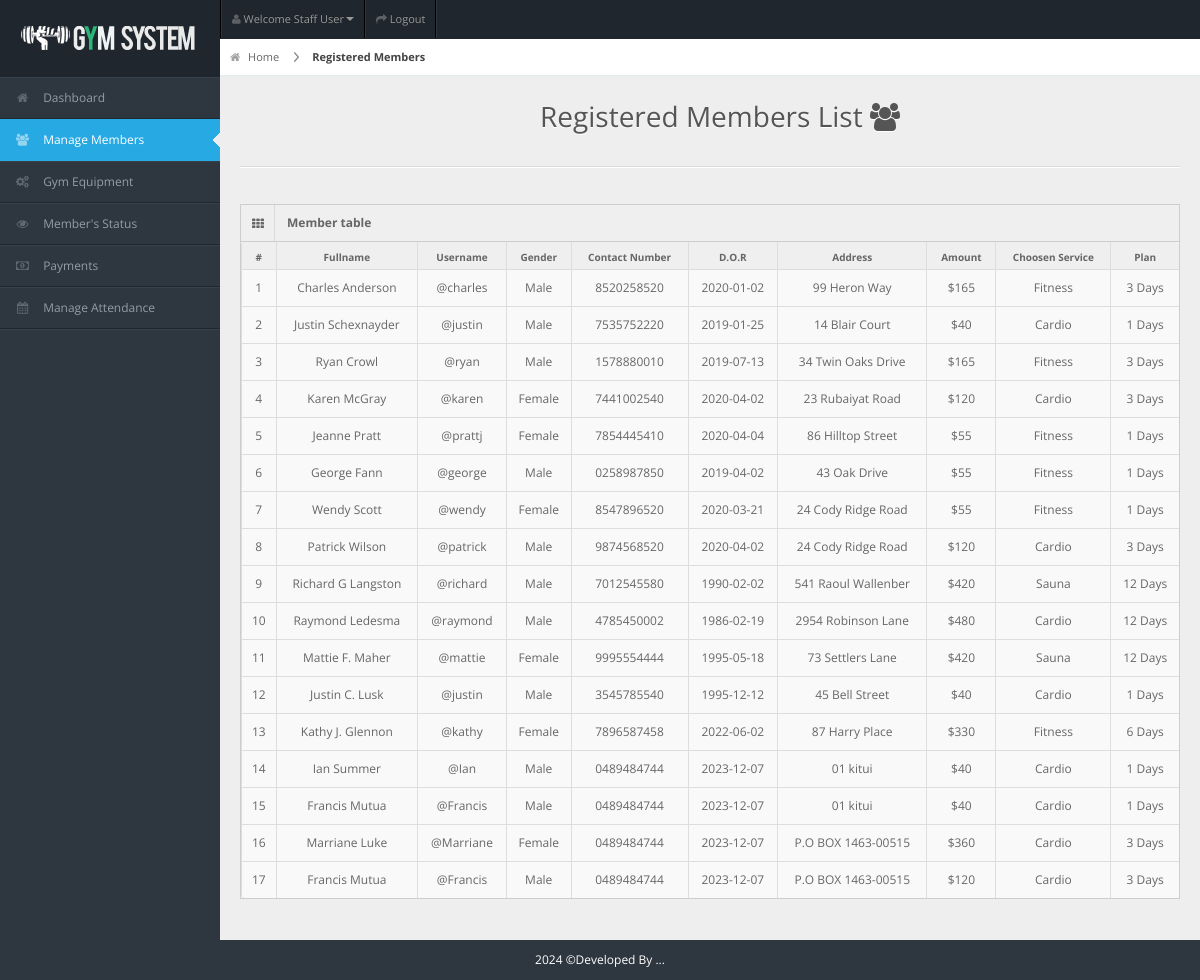
/staff/staff-pages/members.php (signed in), run on the app's committed database.
### tables this page shows
CREATE TABLE `members` (
  `user_id` int(11) NOT NULL,
  `fullname` varchar(20) NOT NULL,
  `username` varchar(20) NOT NULL,
  `password` varchar(100) NOT NULL,
  `gender` varchar(20) NOT NULL,
  `dor` date NOT NULL,
  `services` varchar(50) NOT NULL,
  `amount` int(11) NOT NULL,
  `paid_date` date NOT NULL,
  `p_year` int(11) NOT NULL,
  `plan` varchar(100) NOT NULL,
  `address` varchar(20) NOT NULL,
  `contact` varchar(10) NOT NULL,
  `status` varchar(20) NOT NULL DEFAULT 'Active',
  `attendance_count` int(11) DEFAULT 0,
  `ini_weight` int(11) NOT NULL DEFAULT 0,
  `curr_weight` int(11) NOT NULL DEFAULT 0,
  `ini_bodytype` varchar(50) DEFAULT '',
  `curr_bodytype` varchar(50) DEFAULT '',
  `progress_date` date DEFAULT NULL,
  `reminder` int(11) NOT NULL DEFAULT 0
);

### staff/staff-pages/members.php (the view, shortened to what this page needs)
<!DOCTYPE html>
<html lang="en">
<head>
<link rel="stylesheet" href="../css/bootstrap.min.css" />
<link rel="stylesheet" href="../css/bootstrap-responsive.min.css" />
<link rel="stylesheet" href="../css/fullcalendar.css" />
<link rel="stylesheet" href="../css/matrix-style.css" />
<link rel="stylesheet" href="../css/matrix-media.css" />
<link href="../font-awesome/css/font-awesome.css" rel="stylesheet" />
<link rel="stylesheet" href="../css/jquery.gritter.css" />
</head>
<body>
<div id="header">
  <h1><a href="dashboard.html">Gym</a></h1>
</div>
<?php include '../includes/header.php'?>
<?php $page="member"; include '../includes/sidebar.php'?>
<div id="content">
  <div id="content-header">
    <div id="breadcrumb"> <a href="#" title="Go to Home" class="tip-bottom"><i class="icon-home"></i> Home</a> <a href="#" class="current">Registered Members</a> </div>
    <h1 class="text-center">Registered Members List <i class="icon icon-group"></i></h1>
  </div>
  <div class="container-fluid">
    <hr>
    <div class="row-fluid">
      <div class="span12">
      <div class='widget-box'>
          <div class='widget-title'> <span class='icon'> <i class='icon-th'></i> </span>
            <h5>Member table</h5>
          </div>
          <div class='widget-content nopadding'>
	  <?php
      $qry="select * from members";
      $cnt = 1;
        $result=mysqli_query($conn,$qry);
          echo"<table class='table table-bordered table-striped'>
              <thead>
                <tr>
                  <th>#</th>
                  <th>Fullname</th>
                  <th>Username</th>
                  <th>Gender</th>
                  <th>Contact Number</th>
                  <th>D.O.R</th>
                  <th>Address</th>
                  <th>Amount</th>
                  <th>Choosen Service</th>
                  <th>Plan</th>
                </tr>
              </thead>";
            while($row=mysqli_fetch_array($result)){
            echo"<tbody>
                <td><div class='text-center'>".$cnt."</div></td>
                <td><div class='text-center'>".$row['fullname']."</div></td>
                <td><div class='text-center'>@".$row['username']."</div></td>
                <td><div class='text-center'>".$row['gender']."</div></td>
                <td><div class='text-center'>".$row['contact']."</div></td>
                <td><div class='text-center'>".$row['dor']."</div></td>
                <td><div class='text-center'>".$row['address']."</div></td>
                <td><div class='text-center'>$".$row['amount']."</div></td>
                <td><div class='text-center'>".$row['services']."</div></td>
                <td><div class='text-center'>".$row['plan']." Days</div></td>
              </tbody>";
          $cnt++;  }
            ?>
            </table>
          </div>
        </div>
      </div>
    </div>
  </div>
</div>
<div class="row-fluid">
  <div id="footer" class="span12"> <?php echo date("Y");?> &copy;Developed By ...</a> </div>
</div>
</body>
</html>

### staff/css/matrix-style.css (style rules this page uses)
* { outline: none !important; -moz-outline: none !important; }
html, body { height: 100%; }
body { overflow-x: hidden; margin-top: -10px; font-family: "Open Sans", sans-serif; font-size: 12px; color: #666; }
a { color: #666; }
select, textarea, input[type="text"], input[type="password"], input[type="datetime"], input[type="datetime-local"], input[type="date"], input[type="month"], input[type="time"], input[type="week"], input[type="number"], input[type="email"], input[type="url"], input[type="search"], input[type="tel"], input[type="color"], .uneditable-input, .label, .dropdown-menu, .btn, .well, .progress, .table-bordered, .btn-group > .btn:first-child, .btn-group > .btn:last-child, .btn-group > .btn:last-child, .btn-group > .dropdown-toggle, .alert { border-radius: 0px; }
#footer { padding: 10px; text-align: center; }
hr { border-top-color: #dadada; }
#header { height: 77px; position: relative; width: 100%; z-index: -9; }
#header h1 { background: url("../img/icontest3.png") no-repeat scroll 0 0 transparent; height: 31px; left: 20px; line-height: 600px; overflow: hidden; position: relative; top: 26px; width: 191px; }
#header h1 a { display: block; }
#content { background: none repeat scroll 0 0 #eeeeee; margin-left: 220px; margin-right: 0; padding-bottom: 25px; position: relative; min-height: 100%; width: auto; }
#content-header { position: abslute; width: 100%; margin-top: -38px; z-index: 20; }
#content-header h1 { color: #555555; font-size: 28px; font-weight: normal; float: none; text-shadow: 0 1px 0 #ffffff; margin-left: 20px; position: relative; }
#content-header h1, #content-header .btn-group { margin-top: 20px; }
#breadcrumb { background-color: #fff; border-bottom: 1px solid #e3ebed; }
#breadcrumb a { padding: 8px 20px 8px 10px; display: inline-block; background-image: url("../img/breadcrumb.png"); background-position: center right; background-repeat: no-repeat; font-size: 11px; color: #666666; }
#breadcrumb a:last-child { background-image: none; }
#breadcrumb a.current { font-weight: bold; color: #444444; }
#breadcrumb a i { margin-right: 5px; opacity: 0.6; }
.widget-box { background: none repeat scroll 0 0 #f9f9f9; border-left: 1px solid #cdcdcd; border-top: 1px solid #cdcdcd; border-right: 1px solid #cdcdcd; clear: both; margin-top: 16px; margin-bottom: 16px; position: relative; }
.widget-title, .modal-header, .table th, div.dataTables_wrapper .ui-widget-header { background: #efefef; border-bottom: 1px solid #cdcdcd; height: 36px; }
.widget-title span.icon { padding: 9px 10px 7px 11px; float: left; border-right: 1px solid #dadada; }
.widget-title h5 { color: #666; float: left; font-size: 12px; font-weight: bold; padding: 12px; line-height: 12px; margin: 0; }
.widget-content { padding: 15px; border-bottom: 1px solid #cdcdcd; }
.table th { height: auto; font-size: 10px; padding: 5px 10px 2px; border-bottom: 0; text-align: center; color: #666666; }
.nopadding { padding: 0 !important; }
.nopadding .table { margin-bottom: 0; }
.nopadding .table-bordered { border: 0; }

### staff/css/matrix-media.css (style rules this page uses)
body { background:#2E363F; }
#header { background-color: #1f262d; margin-top:10px; }

### staff/staff-pages/members.php (style rules this page uses)
#footer { color: white; }

### data on the page
members: fullname "Charles Anderson", username "charles", gender "Male", contact "8520258520", dor "2020-01-02", address "99 Heron Way", amount "165", services "Fitness", plan "3"
members: fullname "Justin Schexnayder", username "justin", gender "Male", contact "7535752220", dor "2019-01-25", address "14 Blair Court", amount "40", services "Cardio", plan "1"
members: fullname "Ryan Crowl", username "ryan", gender "Male", contact "1578880010", dor "2019-07-13", address "34 Twin Oaks Drive", amount "165", services "Fitness", plan "3"
members: fullname "Karen McGray", username "karen", gender "Female", contact "7441002540", dor "2020-04-02", address "23 Rubaiyat Road", amount "120", services "Cardio", plan "3"
members: fullname "Jeanne Pratt", username "prattj", gender "Female", contact "7854445410", dor "2020-04-04", address "86 Hilltop Street", amount "55", services "Fitness", plan "1"
members: fullname "George Fann", username "george", gender "Male", contact "0258987850", dor "2019-04-02", address "43 Oak Drive", amount "55", services "Fitness", plan "1"
members: fullname "Wendy Scott", username "wendy", gender "Female", contact "8547896520", dor "2020-03-21", address "24 Cody Ridge Road", amount "55", services "Fitness", plan "1"
members: fullname "Patrick Wilson", username "patrick", gender "Male", contact "9874568520", dor "2020-04-02", address "24 Cody Ridge Road", amount "120", services "Cardio", plan "3"
members: fullname "Richard G Langston", username "richard", gender "Male", contact "7012545580", dor "1990-02-02", address "541 Raoul Wallenber", amount "420", services "Sauna", plan "12"
members: fullname "Raymond Ledesma", username "raymond", gender "Male", contact "4785450002", dor "1986-02-19", address "2954 Robinson Lane", amount "480", services "Cardio", plan "12"
members: fullname "Mattie F. Maher", username "mattie", gender "Female", contact "9995554444", dor "1995-05-18", address "73 Settlers Lane", amount "420", services "Sauna", plan "12"
members: fullname "Justin C. Lusk", username "justin", gender "Male", contact "3545785540", dor "1995-12-12", address "45 Bell Street", amount "40", services "Cardio", plan "1"
members: fullname "Kathy J. Glennon", username "kathy", gender "Female", contact "7896587458", dor "2022-06-02", address "87 Harry Place", amount "330", services "Fitness", plan "6"
members: fullname "Ian Summer", username "Ian", gender "Male", contact "0489484744", dor "2023-12-07", address "01 kitui", amount "40", services "Cardio", plan "1"
members: fullname "Francis Mutua", username "Francis", gender "Male", contact "0489484744", dor "2023-12-07", address "01 kitui", amount "40", services "Cardio", plan "1"
members: fullname "Marriane Luke", username "Marriane", gender "Female", contact "0489484744", dor "2023-12-07", address "P.O BOX 1463-00515", amount "360", services "Cardio", plan "3"
members: fullname "Francis Mutua", username "Francis", gender "Male", contact "0489484744", dor "2023-12-07", address "P.O BOX 1463-00515", amount "120", services "Cardio", plan "3"
